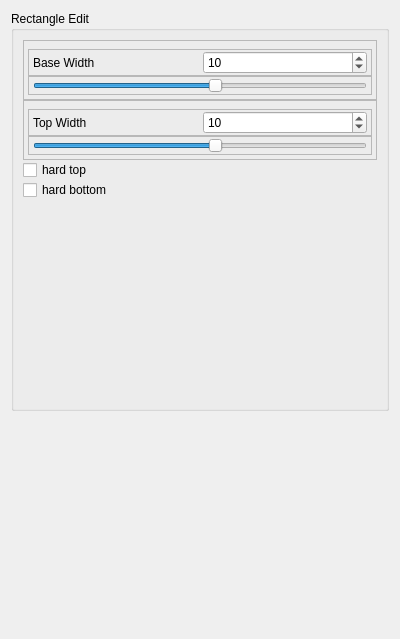
<?xml version="1.0" encoding="UTF-8"?>
<ui version="4.0">
 <class>advancedTaperWidget</class>
 <widget class="QWidget" name="advancedTaperWidget">
  <property name="geometry">
   <rect>
    <x>0</x>
    <y>0</y>
    <width>400</width>
    <height>639</height>
   </rect>
  </property>
  <property name="windowTitle">
   <string>Form</string>
  </property>
  <layout class="QVBoxLayout" name="verticalLayout">
   <item>
    <widget class="QGroupBox" name="groupBox_5">
     <property name="sizePolicy">
      <sizepolicy hsizetype="Preferred" vsizetype="Preferred">
       <horstretch>0</horstretch>
       <verstretch>0</verstretch>
      </sizepolicy>
     </property>
     <property name="minimumSize">
      <size>
       <width>100</width>
       <height>400</height>
      </size>
     </property>
     <property name="maximumSize">
      <size>
       <width>16777215</width>
       <height>400</height>
      </size>
     </property>
     <property name="title">
      <string>Rectangle Edit</string>
     </property>
     <layout class="QVBoxLayout" name="verticalLayout_2">
      <item>
       <layout class="QVBoxLayout" name="verticalLayout_19">
        <property name="spacing">
         <number>0</number>
        </property>
        <property name="sizeConstraint">
         <enum>QLayout::SetNoConstraint</enum>
        </property>
        <property name="rightMargin">
         <number>0</number>
        </property>
        <item>
         <widget class="QFrame" name="frame_2">
          <property name="maximumSize">
           <size>
            <width>16777215</width>
            <height>80</height>
           </size>
          </property>
          <property name="frameShape">
           <enum>QFrame::StyledPanel</enum>
          </property>
          <property name="frameShadow">
           <enum>QFrame::Raised</enum>
          </property>
          <layout class="QVBoxLayout" name="verticalLayout_9">
           <property name="spacing">
            <number>0</number>
           </property>
           <property name="leftMargin">
            <number>4</number>
           </property>
           <property name="topMargin">
            <number>8</number>
           </property>
           <property name="rightMargin">
            <number>4</number>
           </property>
           <property name="bottomMargin">
            <number>4</number>
           </property>
           <item>
            <widget class="QFrame" name="frame_12">
             <property name="minimumSize">
              <size>
               <width>0</width>
               <height>0</height>
              </size>
             </property>
             <property name="maximumSize">
              <size>
               <width>16777215</width>
               <height>30</height>
              </size>
             </property>
             <property name="frameShape">
              <enum>QFrame::StyledPanel</enum>
             </property>
             <property name="frameShadow">
              <enum>QFrame::Raised</enum>
             </property>
             <layout class="QHBoxLayout" name="horizontalLayout_14">
              <property name="leftMargin">
               <number>4</number>
              </property>
              <property name="topMargin">
               <number>1</number>
              </property>
              <property name="rightMargin">
               <number>4</number>
              </property>
              <property name="bottomMargin">
               <number>1</number>
              </property>
              <item>
               <widget class="QLabel" name="label_13">
                <property name="text">
                 <string>Base Width</string>
                </property>
               </widget>
              </item>
              <item>
               <widget class="QSpinBox" name="taperWidthSpinbox">
                <property name="minimum">
                 <number>-100</number>
                </property>
                <property name="maximum">
                 <number>100</number>
                </property>
                <property name="value">
                 <number>10</number>
                </property>
               </widget>
              </item>
             </layout>
            </widget>
           </item>
           <item>
            <widget class="QFrame" name="frame_11">
             <property name="minimumSize">
              <size>
               <width>0</width>
               <height>0</height>
              </size>
             </property>
             <property name="maximumSize">
              <size>
               <width>16777215</width>
               <height>30</height>
              </size>
             </property>
             <property name="frameShape">
              <enum>QFrame::StyledPanel</enum>
             </property>
             <property name="frameShadow">
              <enum>QFrame::Raised</enum>
             </property>
             <layout class="QHBoxLayout" name="horizontalLayout_3">
              <property name="leftMargin">
               <number>4</number>
              </property>
              <property name="topMargin">
               <number>1</number>
              </property>
              <property name="rightMargin">
               <number>4</number>
              </property>
              <property name="bottomMargin">
               <number>1</number>
              </property>
              <item>
               <widget class="QSlider" name="taperWidthSlider">
                <property name="minimum">
                 <number>-100</number>
                </property>
                <property name="maximum">
                 <number>100</number>
                </property>
                <property name="value">
                 <number>10</number>
                </property>
                <property name="orientation">
                 <enum>Qt::Horizontal</enum>
                </property>
               </widget>
              </item>
             </layout>
            </widget>
           </item>
          </layout>
         </widget>
        </item>
        <item>
         <widget class="QFrame" name="frame_3">
          <property name="maximumSize">
           <size>
            <width>16777215</width>
            <height>80</height>
           </size>
          </property>
          <property name="frameShape">
           <enum>QFrame::StyledPanel</enum>
          </property>
          <property name="frameShadow">
           <enum>QFrame::Raised</enum>
          </property>
          <layout class="QVBoxLayout" name="verticalLayout_10">
           <property name="spacing">
            <number>0</number>
           </property>
           <property name="leftMargin">
            <number>4</number>
           </property>
           <property name="topMargin">
            <number>8</number>
           </property>
           <property name="rightMargin">
            <number>4</number>
           </property>
           <property name="bottomMargin">
            <number>4</number>
           </property>
           <item>
            <widget class="QFrame" name="frame_13">
             <property name="minimumSize">
              <size>
               <width>0</width>
               <height>0</height>
              </size>
             </property>
             <property name="maximumSize">
              <size>
               <width>16777215</width>
               <height>30</height>
              </size>
             </property>
             <property name="frameShape">
              <enum>QFrame::StyledPanel</enum>
             </property>
             <property name="frameShadow">
              <enum>QFrame::Raised</enum>
             </property>
             <layout class="QHBoxLayout" name="horizontalLayout_15">
              <property name="leftMargin">
               <number>4</number>
              </property>
              <property name="topMargin">
               <number>1</number>
              </property>
              <property name="rightMargin">
               <number>4</number>
              </property>
              <property name="bottomMargin">
               <number>1</number>
              </property>
              <item>
               <widget class="QLabel" name="label_14">
                <property name="text">
                 <string>Top Width</string>
                </property>
               </widget>
              </item>
              <item>
               <widget class="QSpinBox" name="taperHeightSpinbox">
                <property name="minimum">
                 <number>-100</number>
                </property>
                <property name="maximum">
                 <number>100</number>
                </property>
                <property name="value">
                 <number>10</number>
                </property>
               </widget>
              </item>
             </layout>
            </widget>
           </item>
           <item>
            <widget class="QFrame" name="frame_14">
             <property name="minimumSize">
              <size>
               <width>0</width>
               <height>0</height>
              </size>
             </property>
             <property name="maximumSize">
              <size>
               <width>16777215</width>
               <height>30</height>
              </size>
             </property>
             <property name="frameShape">
              <enum>QFrame::StyledPanel</enum>
             </property>
             <property name="frameShadow">
              <enum>QFrame::Raised</enum>
             </property>
             <layout class="QHBoxLayout" name="horizontalLayout_4">
              <property name="leftMargin">
               <number>4</number>
              </property>
              <property name="topMargin">
               <number>1</number>
              </property>
              <property name="rightMargin">
               <number>4</number>
              </property>
              <property name="bottomMargin">
               <number>1</number>
              </property>
              <item>
               <widget class="QSlider" name="taperHeightSlider">
                <property name="minimum">
                 <number>-100</number>
                </property>
                <property name="maximum">
                 <number>100</number>
                </property>
                <property name="value">
                 <number>10</number>
                </property>
                <property name="orientation">
                 <enum>Qt::Horizontal</enum>
                </property>
               </widget>
              </item>
             </layout>
            </widget>
           </item>
          </layout>
         </widget>
        </item>
        <item>
         <widget class="QCheckBox" name="hardTopTaperCheck">
          <property name="text">
           <string>hard top</string>
          </property>
         </widget>
        </item>
        <item>
         <widget class="QCheckBox" name="hardBottomTaperCheck">
          <property name="text">
           <string>hard bottom</string>
          </property>
         </widget>
        </item>
        <item>
         <spacer name="verticalSpacer_2">
          <property name="orientation">
           <enum>Qt::Vertical</enum>
          </property>
          <property name="sizeHint" stdset="0">
           <size>
            <width>20</width>
            <height>40</height>
           </size>
          </property>
         </spacer>
        </item>
       </layout>
      </item>
     </layout>
    </widget>
   </item>
   <item>
    <spacer name="verticalSpacer">
     <property name="orientation">
      <enum>Qt::Vertical</enum>
     </property>
     <property name="sizeHint" stdset="0">
      <size>
       <width>20</width>
       <height>40</height>
      </size>
     </property>
    </spacer>
   </item>
  </layout>
 </widget>
 <resources/>
 <connections/>
</ui>
